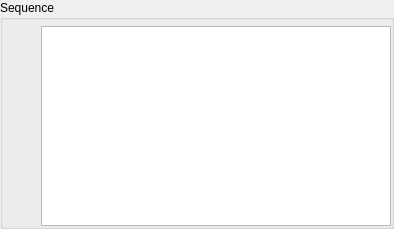
         <widget class="QGroupBox" name="groupBox">
          <property name="title">
           <string>Sequence</string>
          </property>
          <property name="flat">
           <bool>true</bool>
          </property>
          <layout class="QHBoxLayout" name="horizontalLayout_3">
           <property name="leftMargin">
            <number>0</number>
           </property>
           <property name="topMargin">
            <number>6</number>
           </property>
           <property name="rightMargin">
            <number>0</number>
           </property>
           <property name="bottomMargin">
            <number>0</number>
           </property>
           <item>
            <layout class="QVBoxLayout" name="verticalLayout_11">
             <property name="spacing">
              <number>0</number>
             </property>
             <item>
              <widget class="QToolButton" name="btLoadSequence">
               <property name="toolTip">
                <string>Load sequence</string>
               </property>
               <property name="icon">
                <iconset resource="mofi.qrc">
                 <normaloff>:/mofi resource/images/Open.png</normaloff>:/mofi resource/images/Open.png</iconset>
               </property>
               <property name="iconSize">
                <size>
                 <width>24</width>
                 <height>24</height>
                </size>
               </property>
               <property name="autoRaise">
                <bool>true</bool>
               </property>
              </widget>
             </item>
             <item>
              <widget class="QToolButton" name="btSaveSequence">
               <property name="toolTip">
                <string>Save sequence</string>
               </property>
               <property name="icon">
                <iconset resource="mofi.qrc">
                 <normaloff>:/mofi resource/images/Save.png</normaloff>:/mofi resource/images/Save.png</iconset>
               </property>
               <property name="iconSize">
                <size>
                 <width>24</width>
                 <height>24</height>
                </size>
               </property>
               <property name="autoRaise">
                <bool>true</bool>
               </property>
              </widget>
             </item>
             <item>
              <spacer name="verticalSpacer_9">
               <property name="orientation">
                <enum>Qt::Vertical</enum>
               </property>
               <property name="sizeHint" stdset="0">
                <size>
                 <width>20</width>
                 <height>40</height>
                </size>
               </property>
              </spacer>
             </item>
             <item>
              <widget class="QToolButton" name="btClearSequence">
               <property name="toolTip">
                <string>Clear sequence</string>
               </property>
               <property name="icon">
                <iconset resource="mofi.qrc">
                 <normaloff>:/mofi resource/images/Clear.png</normaloff>:/mofi resource/images/Clear.png</iconset>
               </property>
               <property name="iconSize">
                <size>
                 <width>24</width>
                 <height>24</height>
                </size>
               </property>
               <property name="autoRaise">
                <bool>true</bool>
               </property>
              </widget>
             </item>
             <item>
              <widget class="QToolButton" name="btUpdateMass">
               <property name="toolTip">
                <string>Update masses</string>
               </property>
               <property name="icon">
                <iconset resource="mofi.qrc">
                 <normaloff>:/mofi resource/images/UpdateMass.png</normaloff>:/mofi resource/images/UpdateMass.png</iconset>
               </property>
               <property name="iconSize">
                <size>
                 <width>24</width>
                 <height>24</height>
                </size>
               </property>
               <property name="popupMode">
                <enum>QToolButton::InstantPopup</enum>
               </property>
               <property name="autoRaise">
                <bool>true</bool>
               </property>
              </widget>
             </item>
            </layout>
           </item>
           <item>
            <widget class="QTextEdit" name="teSequence">
             <property name="sizePolicy">
              <sizepolicy hsizetype="Minimum" vsizetype="Expanding">
               <horstretch>0</horstretch>
               <verstretch>0</verstretch>
              </sizepolicy>
             </property>
             <property name="minimumSize">
              <size>
               <width>350</width>
               <height>200</height>
              </size>
             </property>
             <property name="font">
              <font>
               <family>DejaVu Sans Mono</family>
               <pointsize>10</pointsize>
              </font>
             </property>
            </widget>
           </item>
          </layout>
         </widget>
